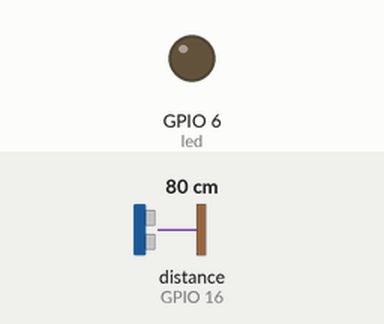
This program was run on a simulated Raspberry Pi (BCM pin numbers). Parts: output pins drawn as LEDs (lit = HIGH). The inputs (shaded band) are chosen by the test bench; at power-on: distance to the obstacle (sensor on GPIO 16) 80 cm. The echo pulse lasts 58.3 µs per cm; the clock reads 2024-03-15 10:24:30 at power-on unless the program sets it; pins used as bus, display or sensor lines are not drawn.

Above: at 1.2 s.
1.3 s: distance to the obstacle (sensor on GPIO 16) set to 22 cm
2.8 s: distance to the obstacle (sensor on GPIO 16) set to 19 cm
At 3.7 s:
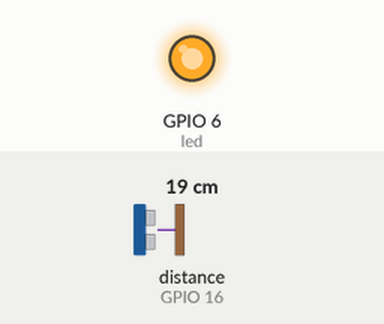
4.3 s: distance to the obstacle (sensor on GPIO 16) set to 35 cm
At 5.4 s:
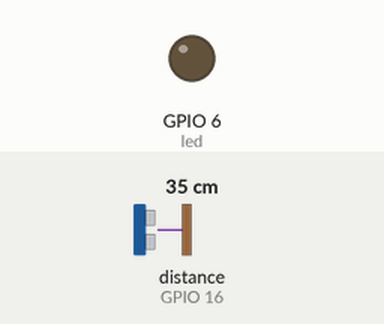
5.9 s: distance to the obstacle (sensor on GPIO 16) set to 2 cm
At 7.3 s:
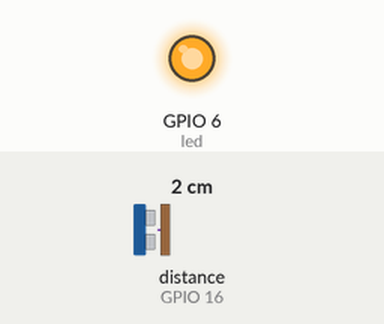
Timing chart, 0 to 8.5 s (numbered marks = the images above; inputs shaded):
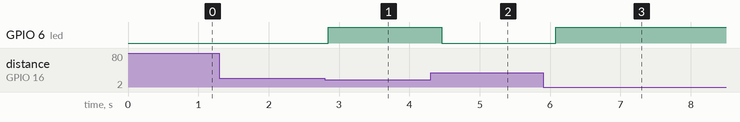

The program:

prac8-1.py
```python
import time
import RPi.GPIO as GPIO

# pin에 연결된 LED에  value(0/1) 값을 출력하여 LED를 켜거나 끄는 함수
def led_on_off(pin, value):
	GPIO.output(pin, value)

def measure_distance(trig, echo):
	time.sleep(0.2) # 초음파 센서의 준비 시간을 위해 필연적인 200밀리초 지연
	GPIO.output(trig, 1) # trig 핀에 1(High) 출력
	GPIO.output(trig, 0) # trig 핀에 0(Low) 출력. High->Low. 초음파 발사 지시

	while(GPIO.input(echo) == 0): # echo 핀 값이 0->1로 바뀔 때까지 루프
		pass

	# echo 핀 값이 1이면 초음파가 발사되었음
	pulse_start = time.time() # 초음파 발사 시간 기록
	while(GPIO.input(echo) == 1): # echo 핀 값이 1->0으로 바뀔 때까지 루프
		pass

	# echo 핀 값이 0이 되면 초음파 수신하였음
	pulse_end = time.time() # 초음파가 되돌아 온 시간 기록
	pulse_duration = pulse_end - pulse_start # 경과 시간 계산
	return pulse_duration*340*100/2 # 거리 계산하여 리턴(단위 cm)

trig = 20 # GPIO20
echo = 16 # GPIO16
GPIO.setmode(GPIO.BCM)
GPIO.setwarnings(False)
GPIO.setup(trig, GPIO.OUT)
GPIO.setup(echo, GPIO.IN)

led = 6 # GPIO6 핀
GPIO.setup(led, GPIO.OUT) # GPIO6 핀을 출력으로 지정

while True:
	distance = measure_distance(trig, echo)
	if distance >= 20:
		led_on_off(led, GPIO.LOW)
	else:
		led_on_off(led, GPIO.HIGH)
```

Measured:
- the behaviour switches between 21 and 20 cm on distance to the obstacle (sensor on GPIO 16) (found by bisection; images 0 and 1)
- after the input at 1.3 s, every drawn part: stays the same
- after the input at 2.8 s, GPIO 6 (led): LOW → HIGH after 0.05 s
- after the input at 4.3 s, GPIO 6 (led): HIGH → LOW after 0.16 s
- after the input at 5.9 s, GPIO 6 (led): LOW → HIGH after 0.18 s
